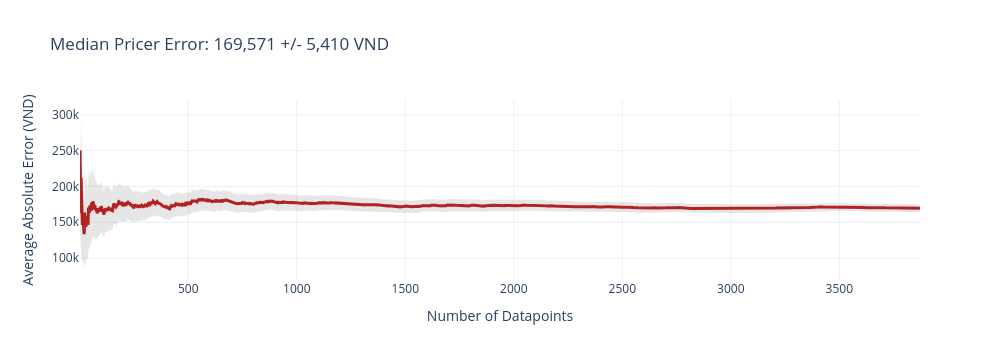
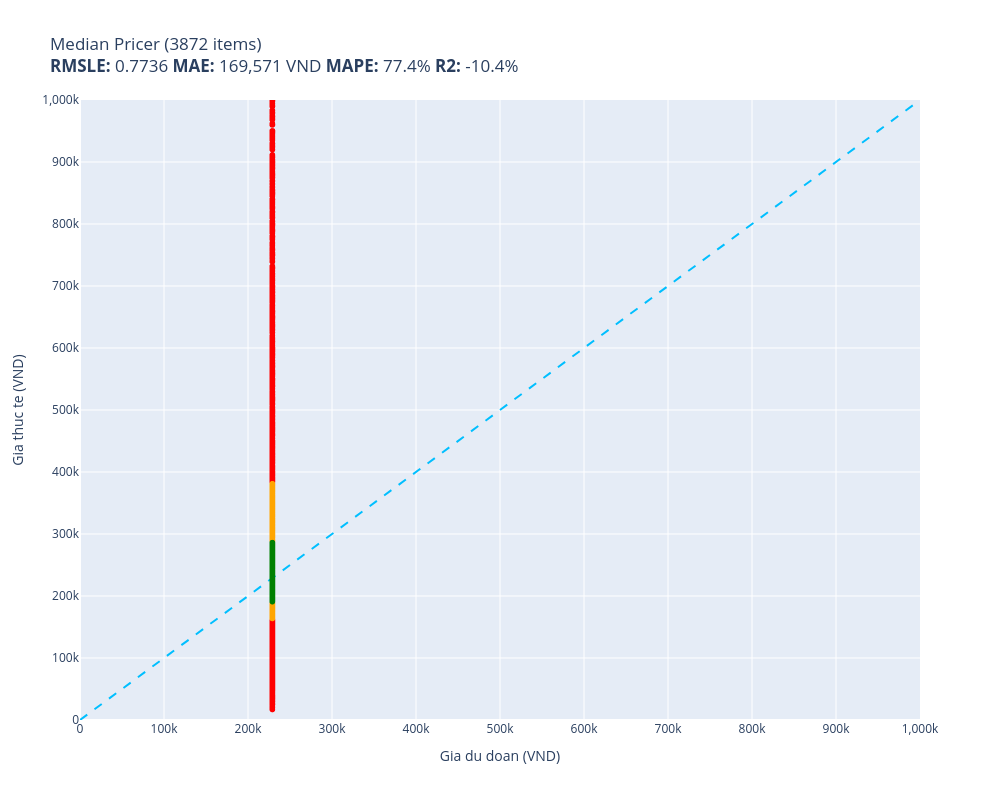

The notebook cell these images were saved under, in order:
### Markdown cell above
---
## Phase 1: Log-transform — All Models

### Code cell
# Median baseline
training_median = float(np.median(prices))
def median_pricer(item):
    return training_median
results["Median (baseline)"] = evaluate(median_pricer, test, size=EVAL_SIZE)

### Figure 1 — Plotly figure (JSON) as saved in the notebook; plotly's stock layout.template omitted (floating-point values rounded to 4 significant figures; data arrays with more than 128 entries replaced by an {"elided": "..."} marker saying what was removed)
{"data": [{"fill": "toself", "fillcolor": "rgba(128,128,128,0.2)", "hoverinfo": "skip", "line": {"color": "rgba(255,255,255,0)"}, "name": "95% CI", "showlegend": false, "type": "scatter", "x": {"elided": "7744 int values"}, "y": {"elided": "7744 float values"}}, {"customdata": {"elided": "3872x1 float values"}, "hovertemplate": "n=%{x}<br>Avg Error=%{y:,.0f} VND<br>+/-95% CI=%{customdata[0]:,.0f} VND<extra></extra>", "line": {"color": "firebrick", "width": 3}, "mode": "lines", "name": "Cumulative Avg Error", "type": "scatter", "x": {"elided": "3872 int values"}, "y": {"elided": "3872 float values"}}], "layout": {"height": 360, "showlegend": false, "title": {"text": "Median Pricer Error: 169,571 +/- 5,410 VND"}, "width": 1000, "xaxis": {"title": {"text": "Number of Datapoints"}}, "yaxis": {"ticktext": ["0", "50k", "100k", "150k", "200k", "250k", "300k", "350k"], "tickvals": [0, 50000, 100000, 150000, 200000, 250000, 300000, 350000], "title": {"text": "Average Absolute Error (VND)"}}}}

### Figure 2 — Plotly figure (JSON) as saved in the notebook; plotly's stock layout.template omitted (floating-point values rounded to 4 significant figures; data arrays with more than 128 entries replaced by an {"elided": "..."} marker saying what was removed)
{"data": [{"customdata": {"elided": "2361x1 str values"}, "hovertemplate": "%{customdata[0]}<extra></extra>", "legendgroup": "red", "marker": {"color": "red", "size": 6, "symbol": "circle"}, "mode": "markers", "name": "red", "showlegend": true, "type": "scattergl", "x": {"elided": "2361 float values"}, "xaxis": "x", "y": {"elided": "2361 int values"}, "yaxis": "y"}, {"customdata": {"elided": "724x1 str values"}, "hovertemplate": "%{customdata[0]}<extra></extra>", "legendgroup": "orange", "marker": {"color": "orange", "size": 6, "symbol": "circle"}, "mode": "markers", "name": "orange", "showlegend": true, "type": "scattergl", "x": {"elided": "724 float values"}, "xaxis": "x", "y": {"elided": "724 int values"}, "yaxis": "y"}, {"customdata": {"elided": "787x1 str values"}, "hovertemplate": "%{customdata[0]}<extra></extra>", "legendgroup": "green", "marker": {"color": "green", "size": 6, "symbol": "circle"}, "mode": "markers", "name": "green", "showlegend": true, "type": "scattergl", "x": {"elided": "787 float values"}, "xaxis": "x", "y": {"elided": "787 int values"}, "yaxis": "y"}, {"hoverinfo": "skip", "line": {"color": "deepskyblue", "dash": "dash", "width": 2}, "mode": "lines", "name": "y = x", "showlegend": false, "type": "scatter", "x": [0, 1000000], "y": [0, 1000000]}], "layout": {"height": 800, "legend": {"title": {"text": "color"}, "tracegroupgap": 0}, "showlegend": false, "title": {"text": "Median Pricer (3872 items)<br><b>RMSLE:</b> 0.7736 <b>MAE:</b> 169,571 VND <b>MAPE:</b> 77.4% <b>R2:</b> -10.4%"}, "width": 1000, "xaxis": {"anchor": "y", "domain": [0, 1], "range": [0, 1000000], "ticktext": ["0", "100k", "200k", "300k", "400k", "500k", "600k", "700k", "800k", "900k", "1,000k"], "tickvals": [0, 100000, 200000, 300000, 400000, 500000, 600000, 700000, 800000, 900000, 1000000], "title": {"text": "Gia du doan (VND)"}}, "yaxis": {"anchor": "x", "domain": [0, 1], "range": [0, 1000000], "ticktext": ["0", "100k", "200k", "300k", "400k", "500k", "600k", "700k", "800k", "900k", "1,000k"], "tickvals": [0, 100000, 200000, 300000, 400000, 500000, 600000, 700000, 800000, 900000, 1000000], "title": {"text": "Gia thuc te (VND)"}}}}
